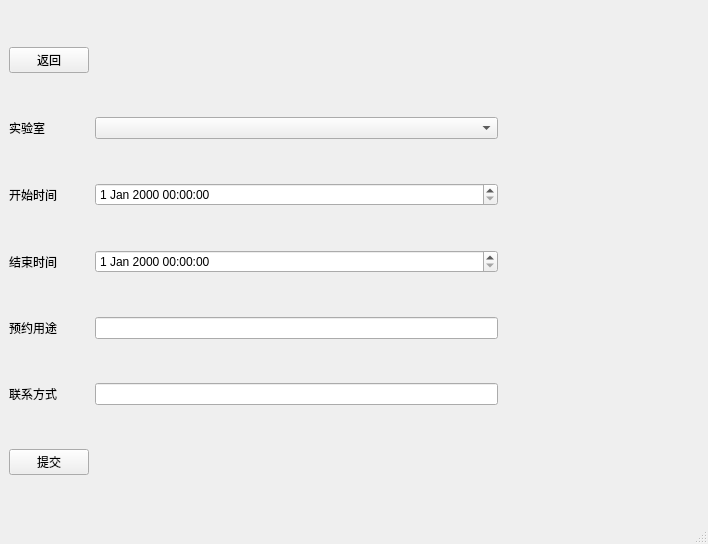
<?xml version="1.0" encoding="UTF-8"?>
<ui version="4.0">
 <class>View_reservation</class>
 <widget class="QMainWindow" name="View_reservation">
  <property name="geometry">
   <rect>
    <x>0</x>
    <y>0</y>
    <width>708</width>
    <height>544</height>
   </rect>
  </property>
  <property name="focusPolicy">
   <enum>Qt::ClickFocus</enum>
  </property>
  <property name="windowTitle">
   <string>预约表填写</string>
  </property>
  <widget class="QWidget" name="centralwidget">
   <layout class="QGridLayout" name="gridLayout" columnstretch="1,6,3">
    <item row="3" column="1">
     <widget class="QDateTimeEdit" name="dateTimeEdit_2"/>
    </item>
    <item row="5" column="1">
     <widget class="QLineEdit" name="lineEdit_2"/>
    </item>
    <item row="4" column="0">
     <widget class="QLabel" name="label_4">
      <property name="text">
       <string>预约用途</string>
      </property>
     </widget>
    </item>
    <item row="2" column="1">
     <widget class="QDateTimeEdit" name="dateTimeEdit"/>
    </item>
    <item row="4" column="1">
     <widget class="QLineEdit" name="lineEdit"/>
    </item>
    <item row="3" column="0">
     <widget class="QLabel" name="label_3">
      <property name="text">
       <string>结束时间</string>
      </property>
     </widget>
    </item>
    <item row="5" column="0">
     <widget class="QLabel" name="label_5">
      <property name="text">
       <string>联系方式</string>
      </property>
     </widget>
    </item>
    <item row="0" column="0">
     <widget class="QPushButton" name="pushButton">
      <property name="text">
       <string>返回</string>
      </property>
     </widget>
    </item>
    <item row="1" column="0">
     <widget class="QLabel" name="label">
      <property name="text">
       <string>实验室</string>
      </property>
     </widget>
    </item>
    <item row="1" column="1">
     <widget class="QComboBox" name="comboBox"/>
    </item>
    <item row="2" column="0">
     <widget class="QLabel" name="label_2">
      <property name="text">
       <string>开始时间</string>
      </property>
     </widget>
    </item>
    <item row="6" column="0">
     <widget class="QPushButton" name="pushButton_2">
      <property name="text">
       <string>提交</string>
      </property>
     </widget>
    </item>
   </layout>
  </widget>
  <widget class="QStatusBar" name="statusbar"/>
 </widget>
 <resources/>
 <connections/>
</ui>
